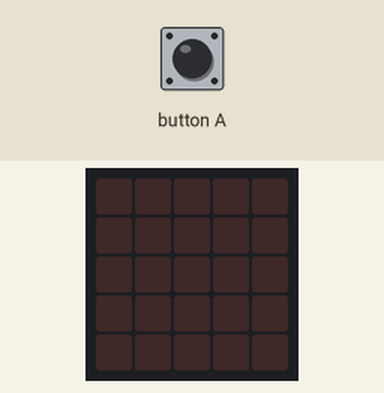
Simulated run of this program. Board: BBC micro:bit (MakeCode). Parts: the board's 5×5 LED display. Inputs (shaded band) come from the test bench. Random numbers come from a fixed seed; the 48×5 strip is a reading aid, not a part: it shows the text the display is scrolling, unrolled, one strip-width of it at a time.

Above: at 1.2 s.
1.3 s: button A pressed for 0.15 s
At 1.8 s:
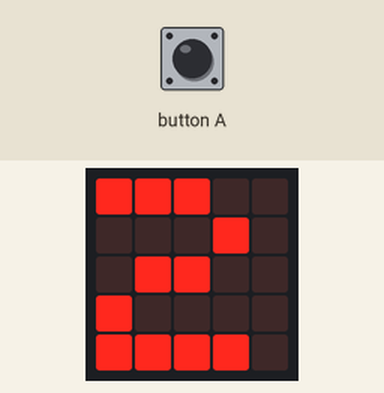
At 16.1 s:
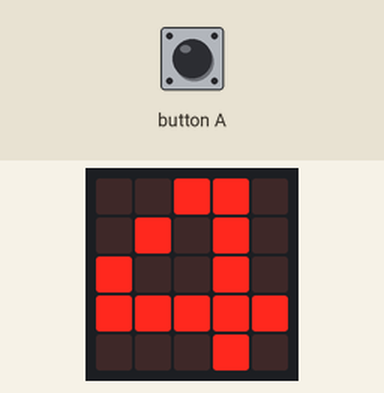
Timing chart, 0 to 17.0 s (numbered marks = the images above; inputs shaded):
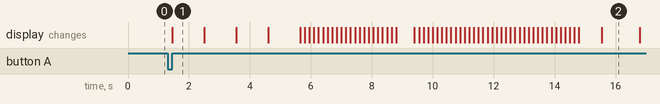

The program:

main.ts
```typescript
input.onButtonPressed(Button.A, function on_button_pressed_a() {
    basic.showNumber(num1)
    pause(300)
    basic.clearScreen()
    basic.showNumber(num2)
    pause(300)
    basic.clearScreen()
    basic.showNumber(num3)
    pause(300)
    basic.clearScreen()
    basic.showNumber(num4)
    pause(300)
    basic.clearScreen()
    basic.showString("SUA MEDIA:")
    basic.clearScreen()
    basic.showNumber(media)
    pause(500)
    basic.clearScreen()
})
let media = 0
let num4 = 0
let num3 = 0
let num2 = 0
let num1 = 0
num1 = randint(0, 10)
num2 = randint(0, 10)
num3 = randint(0, 10)
num4 = randint(0, 10)
media = (num1 + num2 + num3 + num4) / 4
```

test.ts
```typescript
// testes vão aqui; isto não será compilado quando este pacote for usado como uma extensão.
```

Measured:
- after the input at 1.3 s, the display: changes after 0.15 s (image 1)
- what the display in image 1 shows lasts 1.0 s, from 1.5 s to 2.5 s
